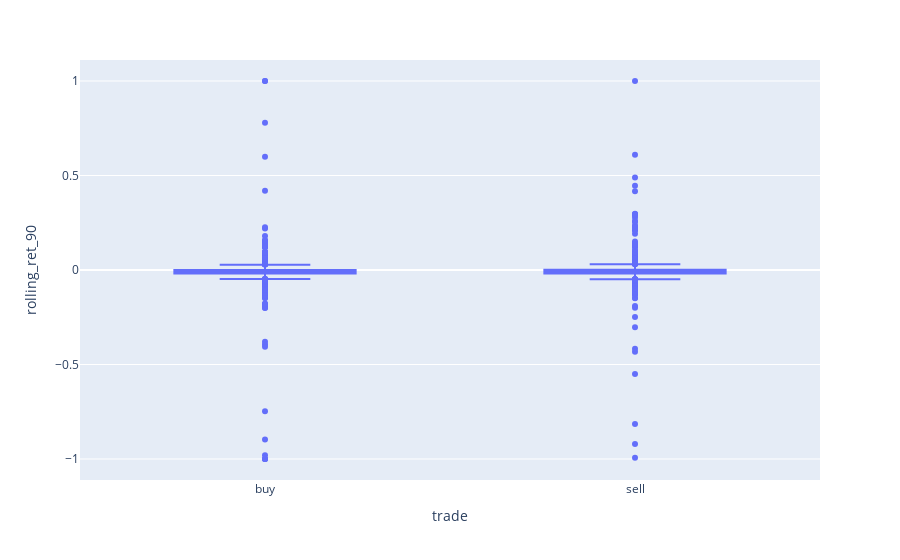

Source (notebook cell):
### Code cell
fig = px.box(all_trades, x='trade', y='rolling_ret_90')
fig.show()

### Figure 1 — Plotly figure (JSON) as saved in the notebook; plotly's stock layout.template omitted (floating-point values rounded to 4 significant figures; data arrays with more than 128 entries replaced by an {"elided": "..."} marker saying what was removed)
{"data": [{"alignmentgroup": "True", "hovertemplate": "trade=%{x}<br>rolling_ret_90=%{y}<extra></extra>", "legendgroup": "", "marker": {"color": "#636efa"}, "name": "", "notched": false, "offsetgroup": "", "orientation": "v", "showlegend": false, "type": "box", "x": {"elided": "1893 str values"}, "x0": " ", "xaxis": "x", "y": {"elided": "1893 float values"}, "y0": " ", "yaxis": "y"}], "layout": {"boxmode": "group", "legend": {"tracegroupgap": 0}, "margin": {"t": 60}, "xaxis": {"anchor": "y", "domain": [0, 1], "title": {"text": "trade"}}, "yaxis": {"anchor": "x", "domain": [0, 1], "title": {"text": "rolling_ret_90"}}}}
